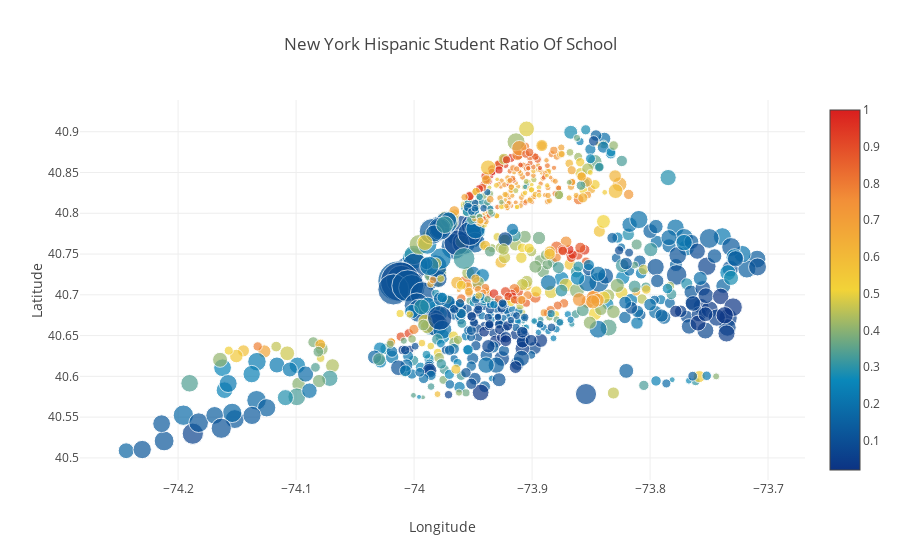

Here is the notebook cell this chart was saved with:
### Markdown cell above
- conclusion: Upper New York contains most of the Schools with Hispanics

Majority of the hispanic population are living in Upper New York. Again, notice how there are a few Hispanics in Central New York while there are a majority of Blacks in Central New York.

### Code cell
data = [
    {
        'x': df["Longitude"],
        'y': df["Latitude"],
        'text': df["School Name"],
        'mode': 'markers',
        'marker': {
            'color': df["Percent Hispanic"],
            'size': df["School Income Estimate"]/4500,
            'showscale': True,
            'colorscale':'Portland'
        }
    }
]

layout= go.Layout(
    title= 'New York Hispanic Student Ratio Of School',
    xaxis= dict(
        title= 'Longitude'
    ),
    yaxis=dict(
        title='Latitude'
    )
)
fig = go.Figure(data=data, layout=layout)
iplot(fig, filename='scatter_hover_labels')

### Figure 1 — Plotly figure (JSON) as saved in the notebook; plotly's stock layout.template omitted (floating-point values rounded to 4 significant figures; data arrays with more than 128 entries replaced by an {"elided": "..."} marker saying what was removed)
{"data": [{"marker": {"color": {"elided": "1272 float values"}, "colorscale": "Portland", "showscale": true, "size": {"elided": "1272 float values"}}, "mode": "markers", "text": {"elided": "1272 str values"}, "type": "scatter", "x": {"elided": "1272 float values"}, "y": {"elided": "1272 float values"}}], "layout": {"title": "New York Hispanic Student Ratio Of School", "xaxis": {"title": "Longitude"}, "yaxis": {"title": "Latitude"}}}
